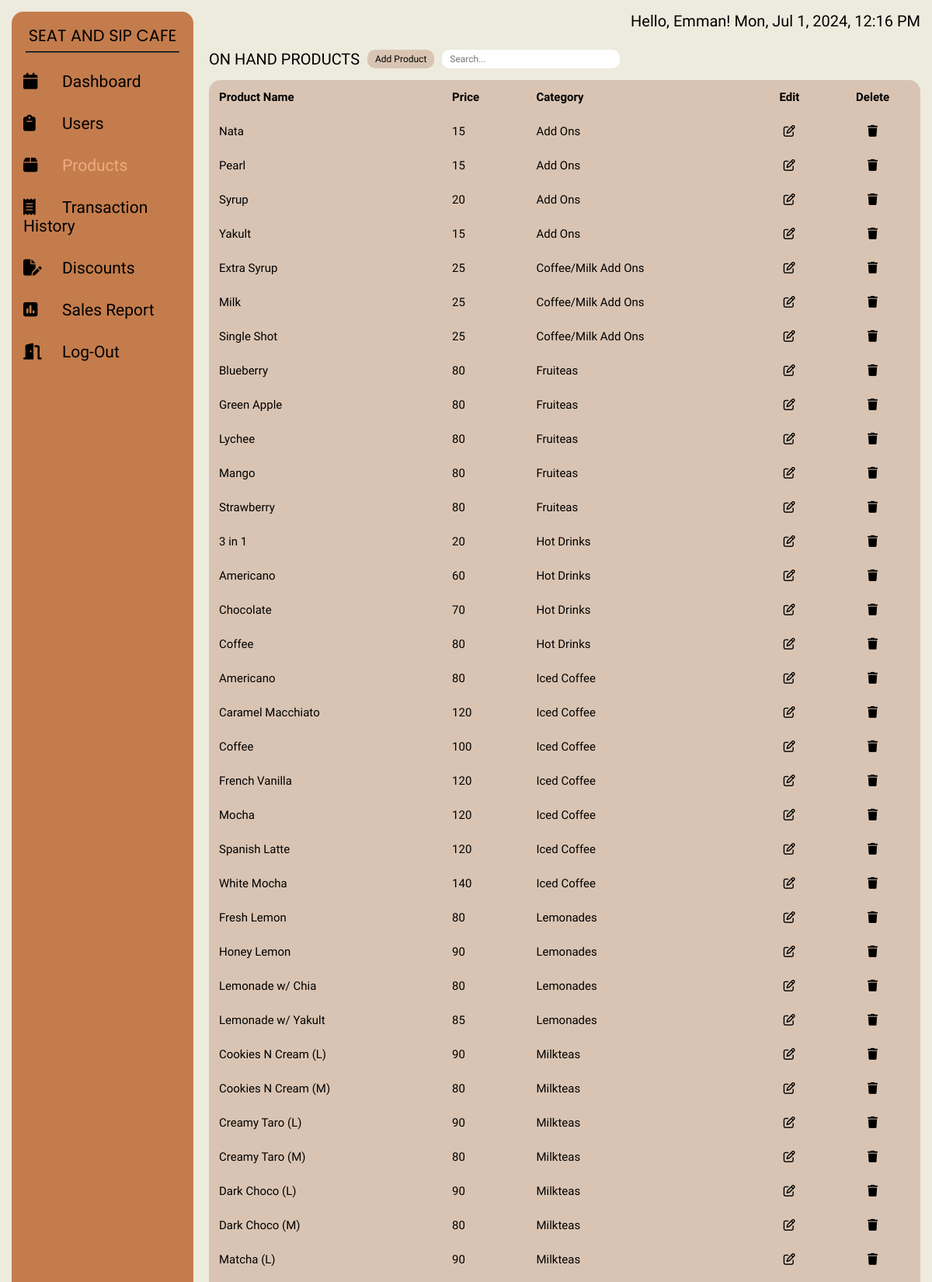
/admin/products.php (signed in, upper part), run on the app's committed database.
### tables this page shows
CREATE TABLE `products` (
  `product_name` varchar(50) NOT NULL,
  `price` int(11) NOT NULL,
  `category_id` int(50) NOT NULL,
  `product_id` int(8) UNSIGNED ZEROFILL NOT NULL
);

CREATE TABLE `categories` (
  `category_id` int(11) NOT NULL,
  `category_name` varchar(50) NOT NULL
);

### config-admin/admin-authentication.php (called while the page is built, shortened)
<?php
    $user = $_SESSION['user'];

### admin/products.php (the view, shortened to what this page needs)
<?php
    require '../config-admin/admin-authentication.php';
?>
<!DOCTYPE html>
<html lang="en">
<head>
    <link rel="stylesheet" href="../styles/products.css">
</head>
<body>
    <div class="wrapper">
        <div class="sidebar">
            <h2>SEAT AND SIP CAFE</h2>
            <hr class="line">
            <nav>
                <ul>
                    <li><a href="dashboard.php" ><i class="fas fa-solid fa-calendar"></i>Dashboard</a></li>
                    <li><a href="users.php" ><i class="fas fa-solid fa-clipboard"></i>Users</a></li>
                    <li><a href="products.php" class="current"><i class="fas fa-solid fa-box"></i>Products</a></li>
                    <li><a href="transaction_history.php"><i class="fas fa-solid fa-receipt"></i>Transaction History</a></li>
                    <li><a href="discounts.php"><i class="fas fa-solid fa-file-pen"></i>Discounts</a></li>
                    <li><a href="sales.php"><i class="fas fa-solid fa-square-poll-vertical"></i>Sales Report</a></li>
                    <li><a href="../config/logout.php"><i class="fas fa-solid fa-door-open"></i>Log-Out</a></li>
                </ul>
            </nav>
        </div>
        <div class="main_content">
            <div class="header">
                <div>Hello, <?php Print "$user"?>! <span id='date-time'></span></div>
            </div>
            <div class="info">
                <div class="head">
                    <span class="heading"> ON HAND PRODUCTS</span>
                    <button id="myBtn" class="add"> Add Product </button>
                    <input type="text" id="searchInput" placeholder="Search..." class="search">
                </div>
                <div class="body">
                    <table>
                        <thead>
                            <tr>
                                <th>Product Name</th>
                                <th>Price</th>
                                <th>Category</th>
                                <th class="action">Edit</th>
                                <th class="action">Delete</th>
                            </tr>
                        </thead>
                        <tbody>
                            <?php
                                require("../config/connection.php");
                                $query = mysqli_query($conn, "SELECT products.product_id, products.product_name, products.price, categories.category_name
                                    FROM products INNER JOIN categories ON products.category_id = categories.category_id ORDER BY categories.category_name, products.product_name");
                                while($row = mysqli_fetch_array($query)){
                                    Print "<tr>";
                                        Print "<td data-cell='Product Name'> " . $row['product_name'] . " </td>";
                                        Print "<td data-cell='Price'> " . $row["price"] . " </td>";
                                        Print "<td data-cell='Category'> " . $row["category_name"] . " </td>";
                                        Print '<td class="action" data-cell="Edit"><a href="edit_product.php?id='.$row['product_id'].'"><i class="fa-regular fa-pen-to-square"></i></a></td>';
                                        Print '<td class="action" data-cell="Delete"><a href="../config-admin/delete_product.php?id='.$row['product_id'].'" onclick="return confirmDelete();"><i class="fa-solid fa-trash"></i></a></td>';
                                    Print "</tr>";
                                }
                            ?>
                        </tbody>
                    </table>
                </div>
            </div>
        </div>
    </div>
</body>
</html>

### styles/products.css (style rules this page uses)
html { font-size: 62.5%; }
* { margin: 0; padding: 0; box-sizing: border-box; list-style: none; text-decoration: none; font-family: Zen Kaku Gothic New, 'Source Sans Pro'; color: black; }
body { background-color: #EDEBDE; }
.wrapper { max-width: 140em; padding: 2rem; display: grid; grid-template-columns: 20% 1fr; gap: 2rem; min-height: 100vh; min-width: 100vw; }
.wrapper .sidebar { background: #C47C4C; padding: 1.5rem 0; border-radius: 1.5rem; }
.wrapper .sidebar h2 { text-align: center; font-size: 2.7rem; font-weight: 400; color: black; font-family: Poppins, 'Source Sans Pro'; text-transform: uppercase; text-align: center; }
hr.line { margin: 5px auto; width: 85%; border-color: black; margin-bottom: 1rem; }
.wrapper .sidebar ul li { padding: 15px; font-size: 2.1rem; font-family: Zen Kaku Gothic Antique, 'Source Sans Pro'; font-weight: 400; }
.wrapper .sidebar ul li a { color: black; display: block; }
.wrapper .sidebar ul li a .fas { width: 50px; }
.wrapper .sidebar .current { color: #ECAC81; }
.wrapper .main_content { width: 100%; display: flex; gap: 1.5rem; flex-direction: column; max-height: calc(100vh - 4rem); }
.wrapper .main_content .header { text-align: right; font-size: 2rem; display: flex; justify-content: space-between; padding: 0 0 1rem 0; }
.wrapper .main_content .header div { margin-left: auto; }
.wrapper .main_content .info { font-size: 2rem; display: grid; gap: 1.5rem; max-height: 100svh; grid-template-rows: auto 1fr; flex: 1; overflow: auto; }
.wrapper .main_content .info .head { display: flex; gap: 1rem; }
.wrapper .main_content .info .add { background: #D9C4B3; padding: 0 1rem; border-radius: 1rem; font-size: 1.2rem; border: none; cursor: pointer; height: 100%; }
.wrapper .main_content .info .search { padding: 0 1rem; border-radius: 1rem; font-size: 1.2rem; border: none; cursor: pointer; height: 100%; width: 25%; }
.wrapper .main_content .info .body { height: 100%; background: #D9C4B3; border-radius: 1.5rem; text-align: left; overflow-y: auto; flex: 1; }
.wrapper .main_content .info .body table { width: 100%; border-collapse: collapse; }
.wrapper .main_content .info .body th, td { font-size: 1.5rem; padding: 1.3rem; }
.wrapper .main_content .info .body .action { text-align: center; }
@media screen and (max-width: 1400px) and (min-width: 1150px) { .wrapper { padding: 1.5rem; margin: 0; } }
@media screen and (max-width: 1400px) and (min-width: 1150px) { .wrapper .main_content { max-height: calc(100vh - 3rem); } }
@media screen and (max-width: 1350px) and (min-width: 1000px) { .wrapper .sidebar h2 { font-size: 2.1rem; } }

### data on the page
products: product_name "Nata", price "15", category.category_name "Add Ons"
products: product_name "Pearl", price "15", category.category_name "Add Ons"
products: product_name "Syrup", price "20", category.category_name "Add Ons"
products: product_name "Yakult", price "15", category.category_name "Add Ons"
products: product_name "Extra Syrup", price "25", category.category_name "Coffee/Milk Add Ons"
products: product_name "Milk", price "25", category.category_name "Coffee/Milk Add Ons"
products: product_name "Single Shot", price "25", category.category_name "Coffee/Milk Add Ons"
products: product_name "Blueberry", price "80", category.category_name "Fruiteas"
products: product_name "Green Apple", price "80", category.category_name "Fruiteas"
products: product_name "Lychee", price "80", category.category_name "Fruiteas"
products: product_name "Mango", price "80", category.category_name "Fruiteas"
products: product_name "Strawberry", price "80", category.category_name "Fruiteas"
products: product_name "3 in 1", price "20", category.category_name "Hot Drinks"
products: product_name "Americano", price "60", category.category_name "Hot Drinks"
products: product_name "Chocolate", price "70", category.category_name "Hot Drinks"
products: product_name "Coffee", price "80", category.category_name "Hot Drinks"
products: product_name "Americano", price "80", category.category_name "Iced Coffee"
products: product_name "Caramel Macchiato", price "120", category.category_name "Iced Coffee"
products: product_name "Coffee", price "100", category.category_name "Iced Coffee"
products: product_name "French Vanilla", price "120", category.category_name "Iced Coffee"
products: product_name "Mocha", price "120", category.category_name "Iced Coffee"
products: product_name "Spanish Latte", price "120", category.category_name "Iced Coffee"
products: product_name "White Mocha", price "140", category.category_name "Iced Coffee"
products: product_name "Fresh Lemon", price "80", category.category_name "Lemonades"
products: product_name "Honey Lemon", price "90", category.category_name "Lemonades"
products: product_name "Lemonade w/ Chia", price "80", category.category_name "Lemonades"
products: product_name "Lemonade w/ Yakult", price "85", category.category_name "Lemonades"
products: product_name "Cookies N Cream (L)", price "90", category.category_name "Milkteas"
products: product_name "Cookies N Cream (M)", price "80", category.category_name "Milkteas"
products: product_name "Creamy Taro (L)", price "90", category.category_name "Milkteas"
products: product_name "Creamy Taro (M)", price "80", category.category_name "Milkteas"
products: product_name "Dark Choco (L)", price "90", category.category_name "Milkteas"
products: product_name "Dark Choco (M)", price "80", category.category_name "Milkteas"
products: product_name "Matcha (L)", price "90", category.category_name "Milkteas"

### other printed values
$user "Emman"
